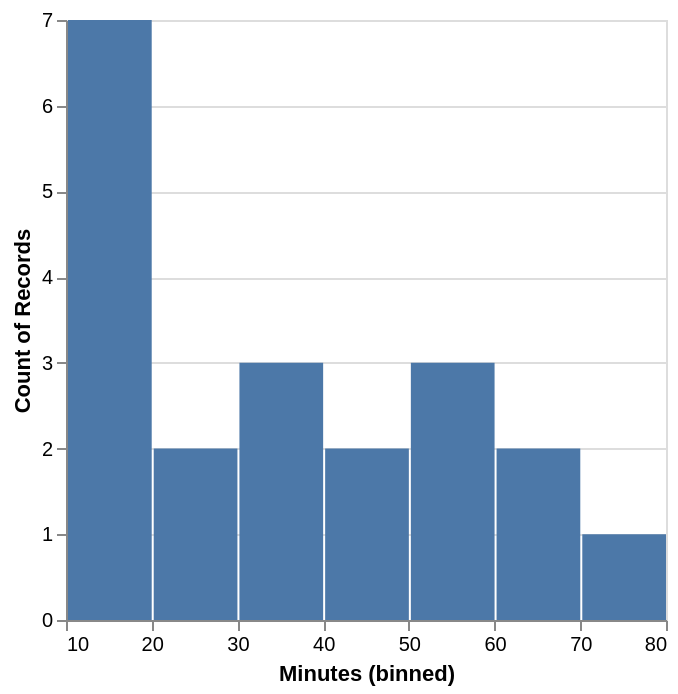

Write notebook code for a chart like this one.
### Markdown cell above
A média é pouco maior que a mediana, mas não é tanto a ponto de afirmarmos apenas por esses valor que essa é uma distribuição assimétrica à direita. Pode ser que a distribuição se aproxime de uma simetria. Vamos observar o gráfico.

### Code cell
alt.Chart(tempony).mark_bar().encode(
    alt.X("Minutes:Q", bin=True),
    y='count()',
)

### Figure 1 — Vega-Lite specification as saved in the notebook (floating-point values rounded to 4 significant figures)
{"config": {"view": {"continuousWidth": 300, "continuousHeight": 300}}, "data": {"name": "data-396217a1d667f4c6dddb89e68f1a3c41"}, "mark": {"type": "bar"}, "encoding": {"x": {"bin": true, "field": "Minutes", "type": "quantitative"}, "y": {"aggregate": "count", "type": "quantitative"}}, "$schema": "https://vega.github.io/schema/vega-lite/v6.4.1.json", "datasets": {"data-396217a1d667f4c6dddb89e68f1a3c41": [{"Minutes": 10}, {"Minutes": 15}, {"Minutes": 55}, {"Minutes": 20}, {"Minutes": 65}, {"Minutes": 50}, {"Minutes": 12}, {"Minutes": 20}, {"Minutes": 10}, {"Minutes": 10}, {"Minutes": 35}, {"Minutes": 50}, {"Minutes": 30}, {"Minutes": 45}, {"Minutes": 15}, {"Minutes": 10}, {"Minutes": 75}, {"Minutes": 40}, {"Minutes": 35}, {"Minutes": 60}]}}
